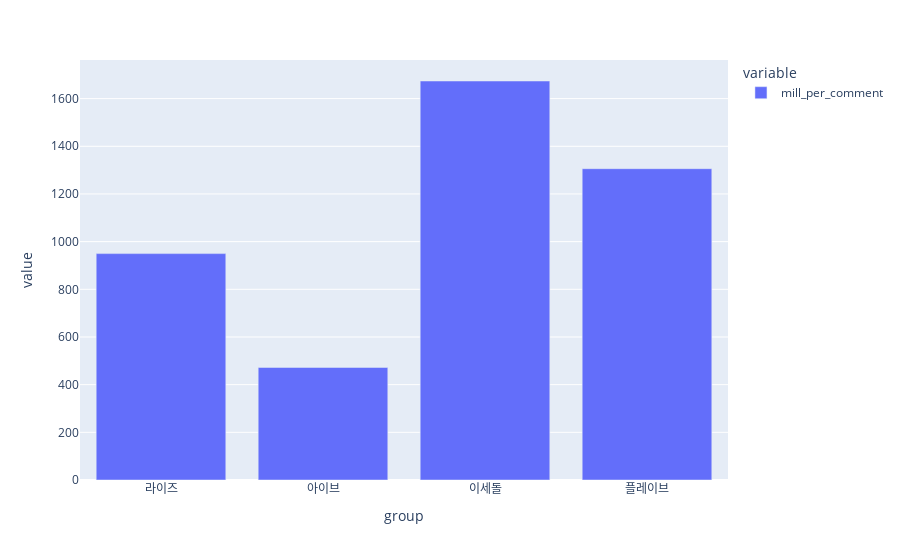

The cell this chart's notebook holds for it:
### Code cell
# visualization : 
inst3.groupby("group")["mill_per_comment"].mean().plot(kind='bar')

### Figure 1 — Plotly figure (JSON) as saved in the notebook; plotly's stock layout.template omitted (floating-point values rounded to 4 significant figures)
{"data": [{"hovertemplate": "variable=mill_per_comment<br>group=%{x}<br>value=%{y}<extra></extra>", "legendgroup": "mill_per_comment", "marker": {"color": "#636efa", "pattern": {"shape": ""}}, "name": "mill_per_comment", "orientation": "v", "showlegend": true, "textposition": "auto", "type": "bar", "x": ["라이즈", "아이브", "이세돌", "플레이브"], "xaxis": "x", "y": [949.7, 472.2, 1674.0, 1306.0], "yaxis": "y"}], "layout": {"barmode": "relative", "legend": {"title": {"text": "variable"}, "tracegroupgap": 0}, "margin": {"t": 60}, "xaxis": {"anchor": "y", "domain": [0, 1], "title": {"text": "group"}}, "yaxis": {"anchor": "x", "domain": [0, 1], "title": {"text": "value"}}}}
